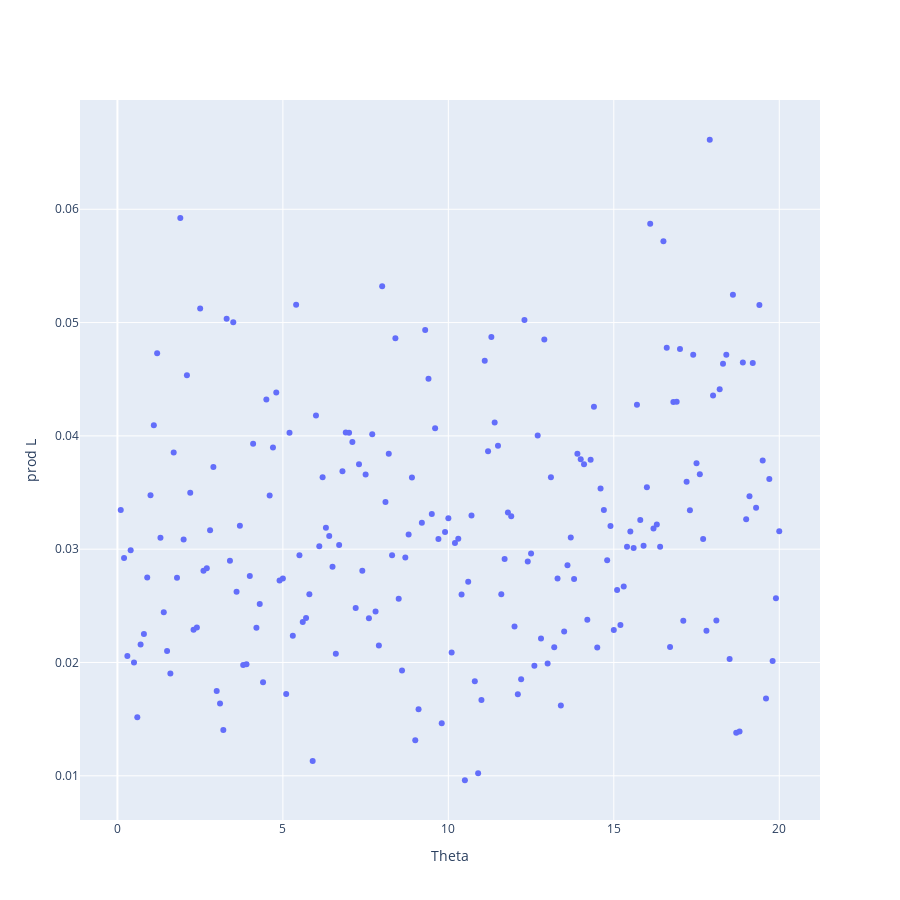

Notebook code cell kept with this figure:
### Code cell
#pexp= 3

#test_space= np.linspace(1,4,20,dtype= int)
#test= [poisson.cdf(x,mu=3) for x in test_space]

figwl= [go.Scatter(
    mode='markers',
    x=Theta_range,
    y=prob_store,
    #z=background[:,2]
)]

layout= go.Layout(
    xaxis= dict(title= 'Theta'),
    yaxis= dict(title= 'prod L'),
    height= 900,
    width= 900
)

Figure_wl= go.Figure(data= figwl, layout= layout)

iplot(Figure_wl)

### Figure 1 — Plotly figure (JSON) as saved in the notebook; plotly's stock layout.template omitted (floating-point values rounded to 4 significant figures; data arrays with more than 128 entries replaced by an {"elided": "..."} marker saying what was removed)
{"data": [{"mode": "markers", "type": "scatter", "x": {"elided": "200 float values"}, "y": {"elided": "200 float values"}}], "layout": {"height": 900, "width": 900, "xaxis": {"title": {"text": "Theta"}}, "yaxis": {"title": {"text": "prod L"}}}}
